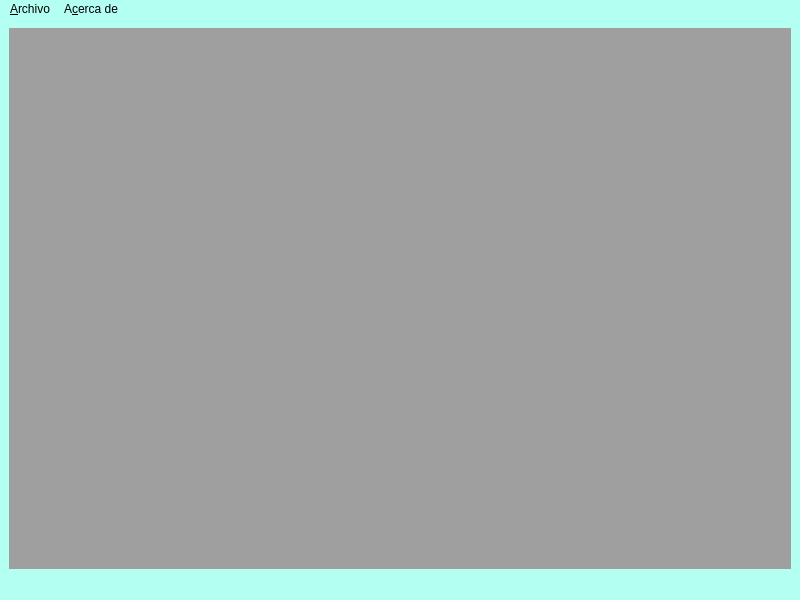
<?xml version="1.0" encoding="UTF-8"?>
<ui version="4.0">
 <class>Askme</class>
 <widget class="QMainWindow" name="Askme">
  <property name="geometry">
   <rect>
    <x>0</x>
    <y>0</y>
    <width>800</width>
    <height>600</height>
   </rect>
  </property>
  <property name="windowTitle">
   <string>Askme</string>
  </property>
  <property name="windowIcon">
   <iconset resource="Resources.qrc">
    <normaloff>:/Recursos/Logo AskMe.png</normaloff>:/Recursos/Logo AskMe.png</iconset>
  </property>
  <property name="styleSheet">
   <string notr="true">background-color: rgb(179, 255, 242);
font: 9pt &quot;Arial Rounded MT Bold&quot;;</string>
  </property>
  <widget class="QWidget" name="centralwidget">
   <layout class="QGridLayout" name="gridLayout">
    <item row="0" column="0">
     <widget class="QMdiArea" name="mdiArea">
      <property name="styleSheet">
       <string notr="true"/>
      </property>
     </widget>
    </item>
   </layout>
  </widget>
  <widget class="QStatusBar" name="statusbar"/>
  <widget class="QMenuBar" name="menubar">
   <property name="geometry">
    <rect>
     <x>0</x>
     <y>0</y>
     <width>800</width>
     <height>19</height>
    </rect>
   </property>
   <widget class="QMenu" name="menuArchivo">
    <property name="title">
     <string>&amp;Archivo</string>
    </property>
    <widget class="QMenu" name="menuApuntes">
     <property name="title">
      <string>&amp;Apuntes</string>
     </property>
     <addaction name="actionNuevo"/>
     <addaction name="actionLista"/>
    </widget>
    <widget class="QMenu" name="menuPreguntas">
     <property name="title">
      <string>&amp;Preguntas</string>
     </property>
     <addaction name="actionGenerar"/>
    </widget>
    <addaction name="separator"/>
    <addaction name="menuApuntes"/>
    <addaction name="menuPreguntas"/>
    <addaction name="separator"/>
    <addaction name="actionSalir"/>
   </widget>
   <widget class="QMenu" name="menuAcerca_de">
    <property name="title">
     <string>A&amp;cerca de</string>
    </property>
    <addaction name="actionCreditos"/>
   </widget>
   <addaction name="menuArchivo"/>
   <addaction name="menuAcerca_de"/>
  </widget>
  <action name="actionNuevo">
   <property name="text">
    <string>&amp;Nuevo</string>
   </property>
   <property name="toolTip">
    <string>Crear un nuevo apunte</string>
   </property>
   <property name="shortcut">
    <string>Ctrl+N</string>
   </property>
  </action>
  <action name="actionLista">
   <property name="text">
    <string>&amp;Lista</string>
   </property>
   <property name="toolTip">
    <string>Lista de apuntes</string>
   </property>
   <property name="shortcut">
    <string>Ctrl+L</string>
   </property>
  </action>
  <action name="actionGenerar">
   <property name="text">
    <string>&amp;Generar</string>
   </property>
   <property name="toolTip">
    <string>Generar nuevas preguntas</string>
   </property>
   <property name="shortcut">
    <string>Ctrl+G</string>
   </property>
  </action>
  <action name="actionSalir">
   <property name="text">
    <string>&amp;Salir</string>
   </property>
   <property name="shortcut">
    <string>Ctrl+Q</string>
   </property>
  </action>
  <action name="actionCreditos">
   <property name="text">
    <string>&amp;Creditos</string>
   </property>
   <property name="toolTip">
    <string>Autores de la aplicacion</string>
   </property>
  </action>
  <action name="actionGuardar">
   <property name="text">
    <string>Guardar</string>
   </property>
  </action>
  <action name="actionCargar">
   <property name="text">
    <string>Cargar</string>
   </property>
  </action>
 </widget>
 <resources>
  <include location="Resources.qrc"/>
 </resources>
 <connections/>
</ui>
